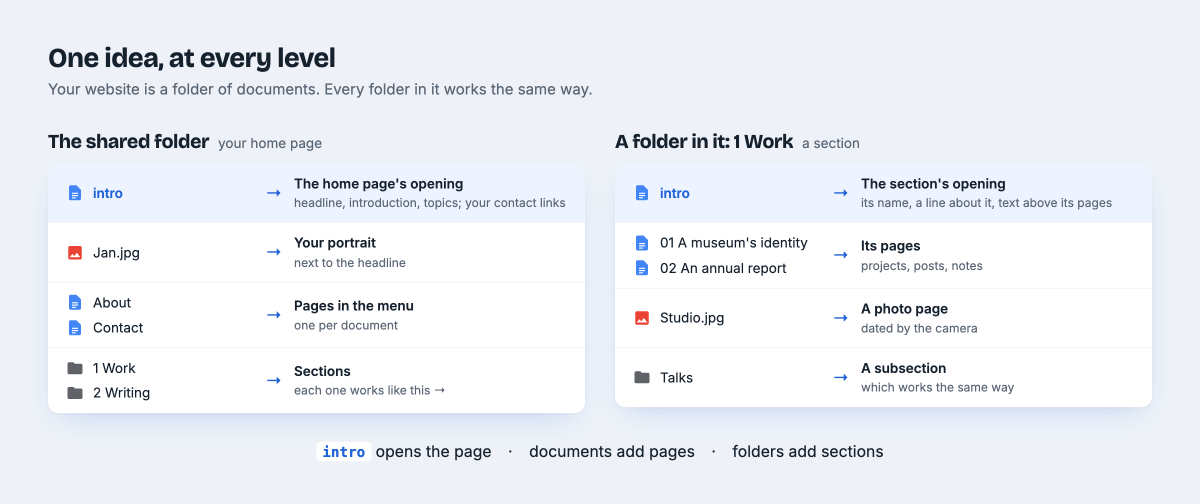
#> input picture assets/drawings/concept.png, 2400 x 1008 px (shown at 1/2 size)
$ python -i images.py   (imports and definitions only)
#> lines starting #> are read from the running program, lines starting #| are printed output that depends on the picture
#> further down, picture is the input picture: PIL image 2400x1008 RGB; mean R, G, B 236.6, 240, 245.4
"""Responsive WebP variants of an image."""

import io
from datetime import datetime
from pathlib import Path

from PIL import Image, ImageOps, ImageSequence
from pillow_heif import register_heif_opener

# [1 line not run here, left out]

# Widths for the sizes images are shown at: a card or portrait on a phone (480, 720 at 2x), a
# photo page (1080, 1600), and a large screen at 2x (2400). Quality 75 with the slowest, best
# compression looks the same as 80 and is about a fifth smaller.
WIDTHS = (480, 720, 1080, 1600, 2400)
SIZES = "(min-width: 48rem) 42.5rem, calc(100vw - 2rem)"  # as wide as the text, unless a template says
QUALITY = 75
EXIF_IFD, EXIF_DATETIME_ORIGINAL, EXIF_DATETIME = 0x8769, 0x9003, 0x0132  # when taken; else last changed
EXIF_ORIENTATION = 0x0112  # 5 to 8: turned a quarter, so its width on screen is its height in the file
SRC_WIDTH = 960  # the variant in `src`, for a browser that ignores srcset
# Decoded, an image takes 3 or 4 bytes a pixel: one larger than this is refused rather than let it
# take the sync's memory. A JPEG is decoded at a fraction of its size first, so few photos are.
PIXELS_MAX = 50_000_000
ANIMATION_PIXELS_MAX = 20_000_000  # all its frames together; a larger animation is published still


# [62 lines left out: functions process, _still, not called in this run]


ANIMATED = ("GIF", "WEBP", "PNG")  # a JPEG's second image (a depth map, an HDR layer) is no frame


# [15 lines left out: function _animation, not called in this run]


GRAPHIC_SHARE = 0.6  # photos measure 0.2 to 0.3, drawings and diagrams 0.8 and up
SAMPLE = 96  # the image is judged at this size, in pixels a side


def _graphic(im: Image.Image) -> tuple[bool, tuple[int, int, int] | None]:
    """Whether the image is a drawing, diagram or slide rather than a photo, and its ground color.
    Graphics are made of a few flat colors: most of their pixels share a handful of them, which
    photos never do. A theme can fit a graphic in its frame where it would crop a photo."""
    small = im.convert("RGB").resize((SAMPLE, SAMPLE), Image.Resampling.NEAREST)
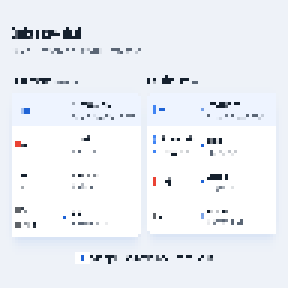
#> small: PIL image 96x96 RGB (shown 3 times larger); mean R, G, B 236.8, 240.1, 245.4
    counts = sorted(small.point(lambda v: v // 16 * 16).getcolors(SAMPLE * SAMPLE), reverse=True)
#> counts = 46 items
    if sum(n for n, _ in counts[:8]) / (SAMPLE * SAMPLE) < GRAPHIC_SHARE:
        return False, None
    # Its ground: the commonest color along its edges, so the space around it continues it.
    last = SAMPLE - 1
    edges = [small.getpixel((x, y)) for x in range(SAMPLE) for y in (0, last)]
#> edges = 192 items, first 6: (238, 242, 248), (238, 242, 248), (238, 242, 248), (238, 242, 248), (238, 242, 248), (238, 242, 248)
    edges += [small.getpixel((x, y)) for y in range(SAMPLE) for x in (0, last)]
#> edges = 384 items, first 6: (238, 242, 248), (238, 242, 248), (238, 242, 248), (238, 242, 248), (238, 242, 248), (238, 242, 248)
    return True, max(set(edges), key=edges.count)


# [23 lines left out: functions _taken, attrs, not called in this run]

>>> from PIL import Image
>>> picture = Image.open('../assets/drawings/concept.png')
>>> result = _graphic(picture)
#> result = (True, (238, 242, 248))

$ run again, on assets/drawings/home-document.png
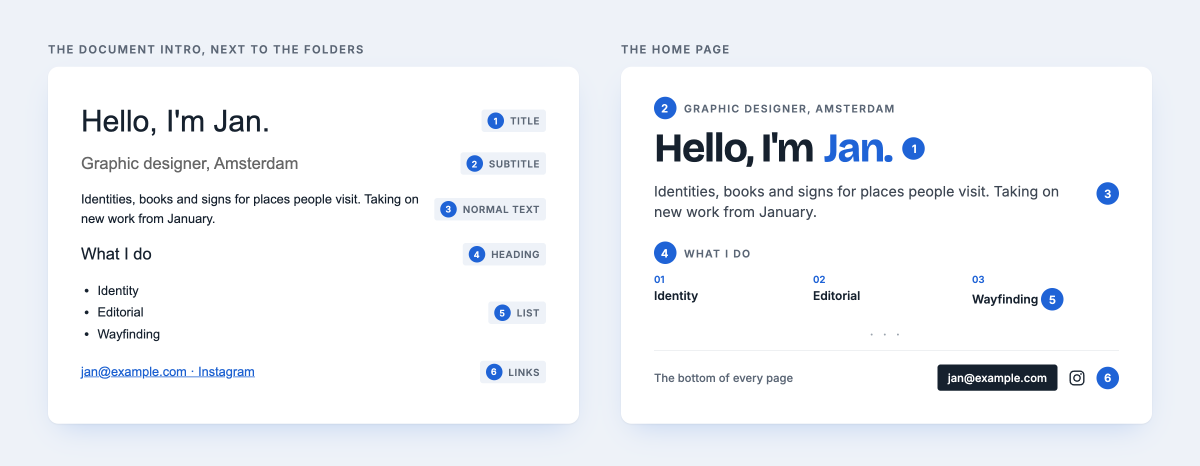
#> input picture assets/drawings/home-document.png, 2400 x 932 px (shown at 1/2 size)
#> picture is the input picture: PIL image 2400x932 RGB; mean R, G, B 240.8, 243.3, 247.1
#> in _graphic, `small = im.convert("RGB").resize((SAMPLE, SAMPLE), Image.Resampling.NE..`:
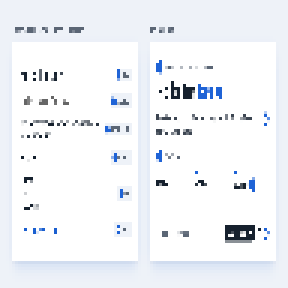
#> small: PIL image 96x96 RGB (shown 3 times larger); mean R, G, B 240.3, 242.9, 246.8
#> counts = 49 items
#> in _graphic, `edges = [small.getpixel((x, y)) for x in range(SAMPLE) for y in (0, la..`: edges = 192 items, first 6: (238, 242, 248), (238, 242, 248), (238, 242, 248), (238, 242, 248), (238, 242, 248), (238, 242, 248)
#> in _graphic, `edges += [small.getpixel((x, y)) for y in range(SAMPLE) for x in (0, l..`: edges = 384 items, first 6: (238, 242, 248), (238, 242, 248), (238, 242, 248), (238, 242, 248), (238, 242, 248), (238, 242, 248)
#> result = (True, (238, 242, 248))

$ run again, on assets/drawings/section-intro.png
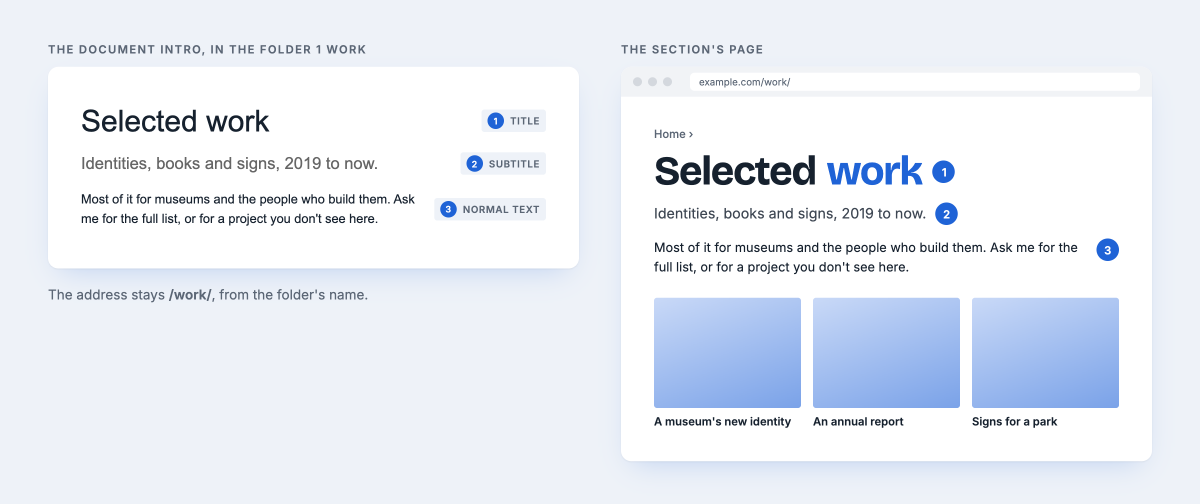
#> input picture assets/drawings/section-intro.png, 2400 x 1007 px (shown at 1/2 size)
#> picture is the input picture: PIL image 2400x1007 RGB; mean R, G, B 232.6, 237.6, 245.7
#> in _graphic, `small = im.convert("RGB").resize((SAMPLE, SAMPLE), Image.Resampling.NE..`:
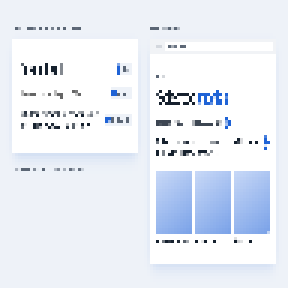
#> small: PIL image 96x96 RGB (shown 3 times larger); mean R, G, B 232.2, 237.3, 245.7
#> counts = 56 items
#> in _graphic, `edges = [small.getpixel((x, y)) for x in range(SAMPLE) for y in (0, la..`: edges = 192 items, first 6: (238, 242, 248), (238, 242, 248), (238, 242, 248), (238, 242, 248), (238, 242, 248), (238, 242, 248)
#> in _graphic, `edges += [small.getpixel((x, y)) for y in range(SAMPLE) for x in (0, l..`: edges = 384 items, first 6: (238, 242, 248), (238, 242, 248), (238, 242, 248), (238, 242, 248), (238, 242, 248), (238, 242, 248)
#> result = (True, (238, 242, 248))
